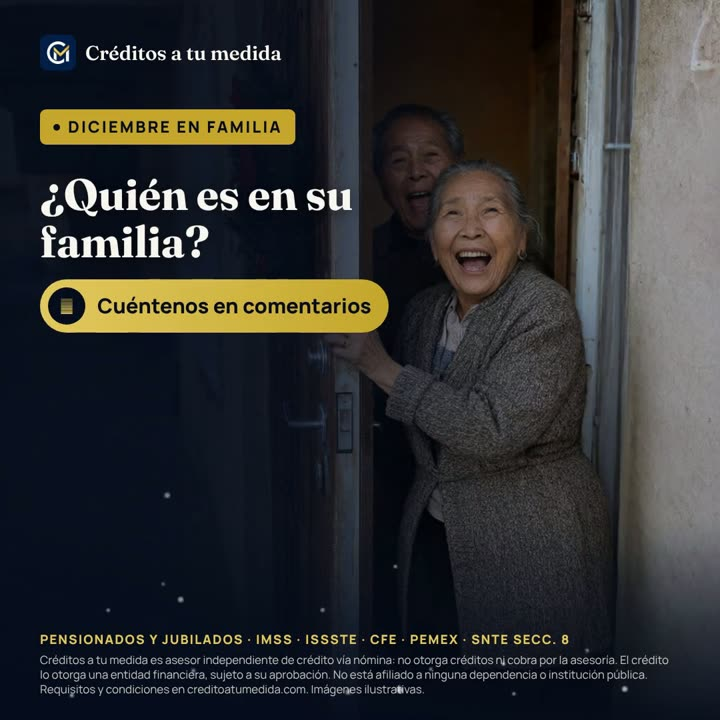
#> input picture nov-dic-2026/media/04.jpg, 720 x 720 px, given in place of mismo-dia.png, which was not available
$ python build.py
#> lines starting #> are read from the running program, lines starting #| are printed output that depends on the picture
"""Campaña Meta $800 MXN · 3 anuncios · 4:5 (feed) + 9:16 (stories/reels).
Tipografía pesada y grande (público 55+), trato de usted, sin tasas/montos/plazos.
"""
import os, sys
from PIL import Image, ImageDraw, ImageFilter
sys.path.insert(0, "/opt/data/creditos-aprobaciones")
import build_piezas_30 as B

HERE = os.path.dirname(os.path.abspath(__file__))
OUT = os.path.join(HERE, "piezas")
os.makedirs(OUT, exist_ok=True)
NAVY, GOLD, GOLD_L, CREAM = B.NAVY, B.GOLD, B.GOLD_L, B.CREAM
F = B.font

ADS = [
    dict(id="01", foto="mismo-dia", chip="ANTES DE LAS 3 PM",
         head="Inicie su trámite antes de las 3\u00a0pm",
         sub="Si la financiera aprueba su crédito, el depósito puede ser el mismo día", pills=None,
         cta="Solicite en creditoatumedida.com"),
    dict(id="02", foto="dependencias", chip="CRÉDITO VÍA NÓMINA",
         head="Crédito para pensionados y jubilados",
         sub="El pago se descuenta directo de la pensión",
         pills=["IMSS", "ISSSTE", "CFE", "PEMEX", "SNTE 8"],
         cta="Solicite en creditoatumedida.com"),
    dict(id="03", foto="ine-nss", chip="COTICE SIN COSTO",
         head="Le ayudamos a cotizar con su identificación oficial",
         sub="La asesoría no tiene costo", pills=None,
         cta="Cotice en creditoatumedida.com"),
]


def cover(path, W, H, focus=0.0):
#> called with path = 'ads-800/fotos/mismo-dia.png', W = 1080, H = 1350, focus = 0
    im = Image.open(path).convert("RGB")
#> im is the input picture: PIL image 720x720 RGB; mean R, G, B 48.6, 49.3, 49.5
    r = max(W / im.width, H / im.height)
#> r = 1.88
    im = im.resize((round(im.width * r), round(im.height * r)), Image.LANCZOS)
#> im: PIL image 1350x1350 RGB
    l = (im.width - W) // 2
#> l = 135
    t = int((im.height - H) * focus)
#> t = 0
    return im.crop((l, t, l + W, t + H)).convert("RGBA")
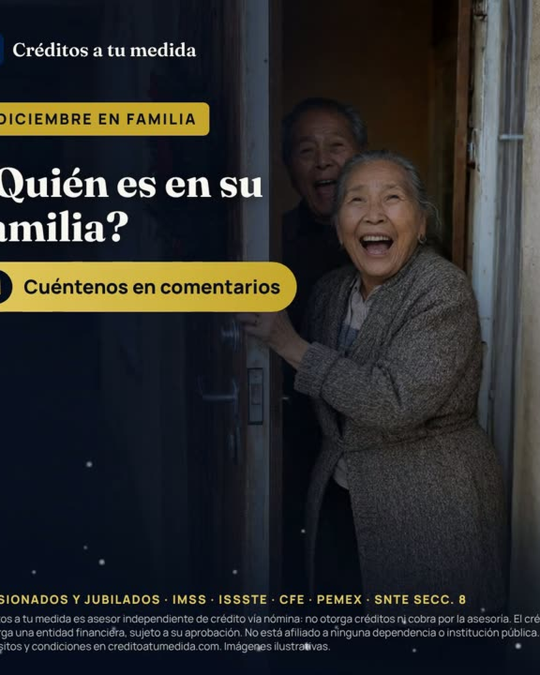
#> returned value: PIL image 1080x1350 RGBA (shown at 1/2 size); mean R, G, B, A 43.8, 44, 43.1, 255


def gradient(W, H, start, full):
    """Transparente arriba de `start`, navy sólido desde `full`."""
#> called with W = 1080, H = 1350, start = 540, full = 769
    g = Image.new("L", (1, H), 0)
    for y in range(H):
        if y <= start:
            v = 0
        elif y >= full:
            v = 255
        else:
            v = int(255 * ((y - start) / (full - start)) ** 1.3)
        g.putpixel((0, y), v)
    mask = g.resize((W, H))
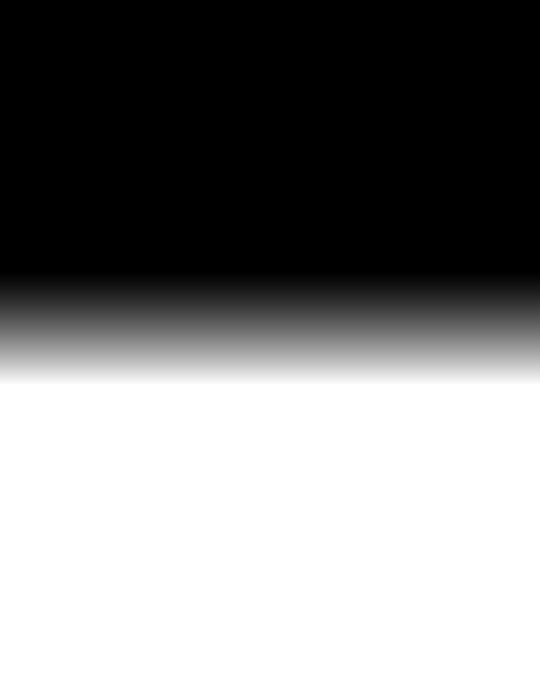
#> mask: PIL image 1080x1350 L (shown at 1/2 size); min 0, max 255, mean 128.4
    layer = Image.new("RGBA", (W, H), NAVY + (255,))
    out = Image.new("RGBA", (W, H), (0, 0, 0, 0))
    out.paste(layer, (0, 0), mask)
    return out


def wrap(d, text, f, maxw):
    lines, cur = [], ""
    for w in text.split(" "):
        t = (cur + " " + w).strip()
        if d.textlength(t, font=f) <= maxw: cur = t
        else:
            if cur: lines.append(cur)
            cur = w
    return lines + ([cur] if cur else [])


def fit(d, text, name, size, wght, maxw, maxlines):
    while True:
        f = F(name, size, [wght])
        lines = wrap(d, text, f, maxw)
        if len(lines) <= maxlines or size < 30:
            return f, lines
        size -= 3


def pieza(ad, W, H, story, shift=0):
    img = cover(os.path.join(HERE, "fotos", ad["foto"] + ".png"), W, H, focus=0.0)
    # bloque de texto empieza donde termina la gente
    if story:
        g0, g1, top, bottom_limit = int(H * .40), int(H * .56), int(H * .53), int(H * .80)
    else:
        g0, g1, top, bottom_limit = int(H * .40) - shift, int(H * .57) - shift, int(H * .53) - shift, int(H * .86)
    img.alpha_composite(gradient(W, H, g0, g1))
#> (the call stopped at in gradient, `layer = Image.new("RGBA", (W, H), NAVY + (255,))`: build_piezas_30 is not available in this run)
    d = ImageDraw.Draw(img)
    m = int(W * 0.07)
    maxw = W - 2 * m
    y = top - (45 if ad["pills"] and not story else 0)

    # chip
#> (the run stopped early here; a loop or call above may not have finished)
